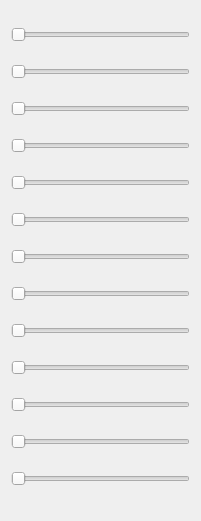
   <widget class="QWidget" name="layoutWidget">
    <property name="geometry">
     <rect>
      <x>162</x>
      <y>10</y>
      <width>201</width>
      <height>521</height>
     </rect>
    </property>
    <layout class="QVBoxLayout" name="verticalLayout_3">
     <item>
      <widget class="QSlider" name="item_1_range">
       <property name="orientation">
        <enum>Qt::Horizontal</enum>
       </property>
      </widget>
     </item>
     <item>
      <widget class="QSlider" name="item_2_range">
       <property name="orientation">
        <enum>Qt::Horizontal</enum>
       </property>
      </widget>
     </item>
     <item>
      <widget class="QSlider" name="item_3_range">
       <property name="orientation">
        <enum>Qt::Horizontal</enum>
       </property>
      </widget>
     </item>
     <item>
      <widget class="QSlider" name="item_4_range">
       <property name="orientation">
        <enum>Qt::Horizontal</enum>
       </property>
      </widget>
     </item>
     <item>
      <widget class="QSlider" name="item_5_range">
       <property name="orientation">
        <enum>Qt::Horizontal</enum>
       </property>
      </widget>
     </item>
     <item>
      <widget class="QSlider" name="item_6_range">
       <property name="orientation">
        <enum>Qt::Horizontal</enum>
       </property>
      </widget>
     </item>
     <item>
      <widget class="QSlider" name="item_7_range">
       <property name="orientation">
        <enum>Qt::Horizontal</enum>
       </property>
      </widget>
     </item>
     <item>
      <widget class="QSlider" name="item_8_range">
       <property name="orientation">
        <enum>Qt::Horizontal</enum>
       </property>
      </widget>
     </item>
     <item>
      <widget class="QSlider" name="item_9_range">
       <property name="orientation">
        <enum>Qt::Horizontal</enum>
       </property>
      </widget>
     </item>
     <item>
      <widget class="QSlider" name="item_10_range">
       <property name="orientation">
        <enum>Qt::Horizontal</enum>
       </property>
      </widget>
     </item>
     <item>
      <widget class="QSlider" name="item_11_range">
       <property name="orientation">
        <enum>Qt::Horizontal</enum>
       </property>
      </widget>
     </item>
     <item>
      <widget class="QSlider" name="item_12_range">
       <property name="orientation">
        <enum>Qt::Horizontal</enum>
       </property>
      </widget>
     </item>
     <item>
      <widget class="QSlider" name="item_13_range">
       <property name="orientation">
        <enum>Qt::Horizontal</enum>
       </property>
      </widget>
     </item>
    </layout>
   </widget>
